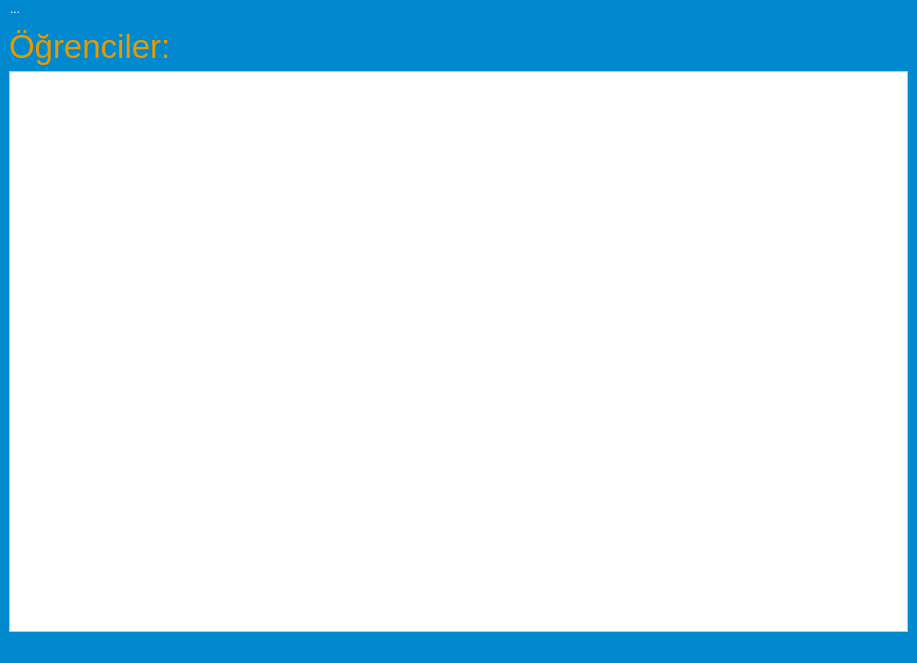
<?xml version="1.0" encoding="UTF-8"?>
<ui version="4.0">
 <class>MainWindow</class>
 <widget class="QMainWindow" name="MainWindow">
  <property name="geometry">
   <rect>
    <x>0</x>
    <y>0</y>
    <width>917</width>
    <height>663</height>
   </rect>
  </property>
  <property name="windowTitle">
   <string>Öğrenci Listesi</string>
  </property>
  <property name="windowIcon">
   <iconset resource="../onizlenim/resim.qrc">
    <normaloff>:/newPrefix/resim/0.png</normaloff>:/newPrefix/resim/0.png</iconset>
  </property>
  <property name="styleSheet">
   <string notr="true">background-color: rgb(0, 170, 255);
selection-background-color: rgb(6, 106, 255);
font: 75 14pt &quot;MS Shell Dlg 2&quot;;
border-color: rgb(255, 0, 255);
background-color: rgb(0, 137, 206);
color: rgb(255, 255, 255);</string>
  </property>
  <widget class="QWidget" name="centralwidget">
   <layout class="QVBoxLayout" name="verticalLayout">
    <item>
     <widget class="QLabel" name="label">
      <property name="sizePolicy">
       <sizepolicy hsizetype="Fixed" vsizetype="Preferred">
        <horstretch>0</horstretch>
        <verstretch>0</verstretch>
       </sizepolicy>
      </property>
      <property name="font">
       <font>
        <family>MS Shell Dlg 2</family>
        <pointsize>25</pointsize>
        <weight>50</weight>
        <italic>false</italic>
        <bold>false</bold>
       </font>
      </property>
      <property name="styleSheet">
       <string notr="true">color: rgb(231, 154, 0);
font: 25pt &quot;MS Shell Dlg 2&quot;;</string>
      </property>
      <property name="text">
       <string>Öğrenciler:</string>
      </property>
     </widget>
    </item>
    <item>
     <widget class="QListWidget" name="listWidget">
      <property name="font">
       <font>
        <family>MS Shell Dlg 2</family>
        <pointsize>14</pointsize>
        <weight>9</weight>
        <italic>false</italic>
        <bold>false</bold>
       </font>
      </property>
      <property name="styleSheet">
       <string notr="true">background-color: rgb(255, 255, 255);
color: rgb(0, 0, 0);</string>
      </property>
     </widget>
    </item>
   </layout>
  </widget>
  <widget class="QMenuBar" name="menubar">
   <property name="geometry">
    <rect>
     <x>0</x>
     <y>0</y>
     <width>917</width>
     <height>34</height>
    </rect>
   </property>
   <widget class="QMenu" name="menu">
    <property name="title">
     <string>...</string>
    </property>
    <addaction name="action_RENC_BUL"/>
    <addaction name="actionY_NELE"/>
   </widget>
   <addaction name="menu"/>
  </widget>
  <widget class="QStatusBar" name="statusbar"/>
  <action name="action_RENC_BUL">
   <property name="text">
    <string>ÖĞRENCİ BUL</string>
   </property>
   <property name="font">
    <font>
     <pointsize>12</pointsize>
    </font>
   </property>
  </action>
  <action name="actionY_NELE">
   <property name="text">
    <string>YENİLE</string>
   </property>
  </action>
 </widget>
 <resources>
  <include location="../onizlenim/resim.qrc"/>
 </resources>
 <connections/>
</ui>
